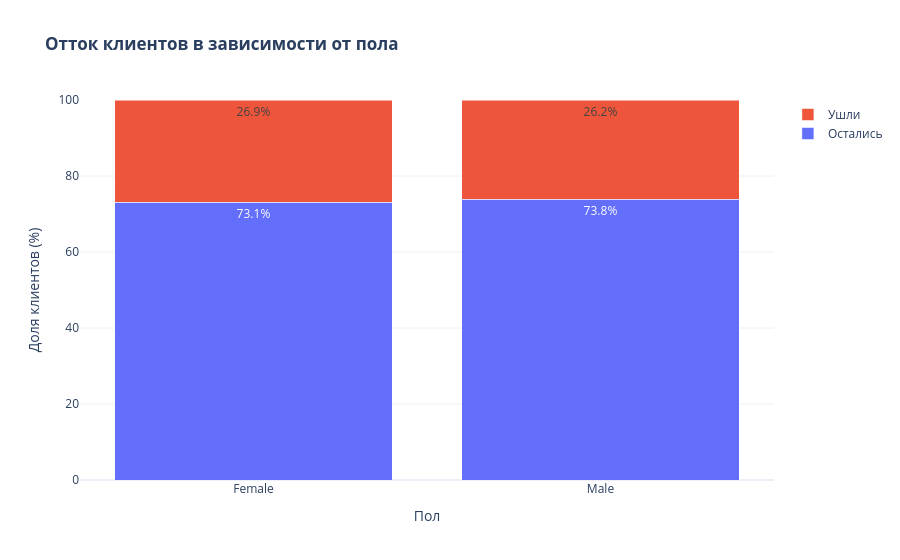

Write notebook code for a chart like this one.
### Markdown cell above
#### Распределение пола и оттока : 26% пользователей уходят 73,5 остаются. Среди пользователей 49.5% женщины, 50.5% мужчины

### Code cell
gender_churn = pd.crosstab(
    df['gender'],
    df['Churn'],
    normalize='index'
) * 100

display(gender_churn)

fig = go.Figure()

fig.add_trace(go.Bar(
    x=gender_churn.index,
    y=gender_churn['No'],
    name='Остались',
    text=gender_churn['No'].round(1),
    texttemplate='%{text}%',
    textposition='inside'
))

fig.add_trace(go.Bar(
    x=gender_churn.index,
    y=gender_churn['Yes'],
    name='Ушли',
    text=gender_churn['Yes'].round(1),
    texttemplate='%{text}%',
    textposition='inside'
))

fig.update_layout(
    title='<b>Отток клиентов в зависимости от пола<b>',
    xaxis_title='Пол',
    yaxis_title='Доля клиентов (%)',
    barmode='stack',
    yaxis=dict(range=[0, 100]),
    template='plotly_white'
)

fig.show()

### Figure 1 — Plotly figure (JSON) as saved in the notebook; plotly's stock layout.template omitted (floating-point values rounded to 4 significant figures)
{"data": [{"name": "Остались", "text": [73.1, 73.8], "textposition": "inside", "texttemplate": "%{text}%", "type": "bar", "x": ["Female", "Male"], "y": [73.08, 73.84]}, {"name": "Ушли", "text": [26.9, 26.2], "textposition": "inside", "texttemplate": "%{text}%", "type": "bar", "x": ["Female", "Male"], "y": [26.92, 26.16]}], "layout": {"barmode": "stack", "title": {"text": "<b>Отток клиентов в зависимости от пола<b>"}, "xaxis": {"title": {"text": "Пол"}}, "yaxis": {"range": [0, 100], "title": {"text": "Доля клиентов (%)"}}}}
